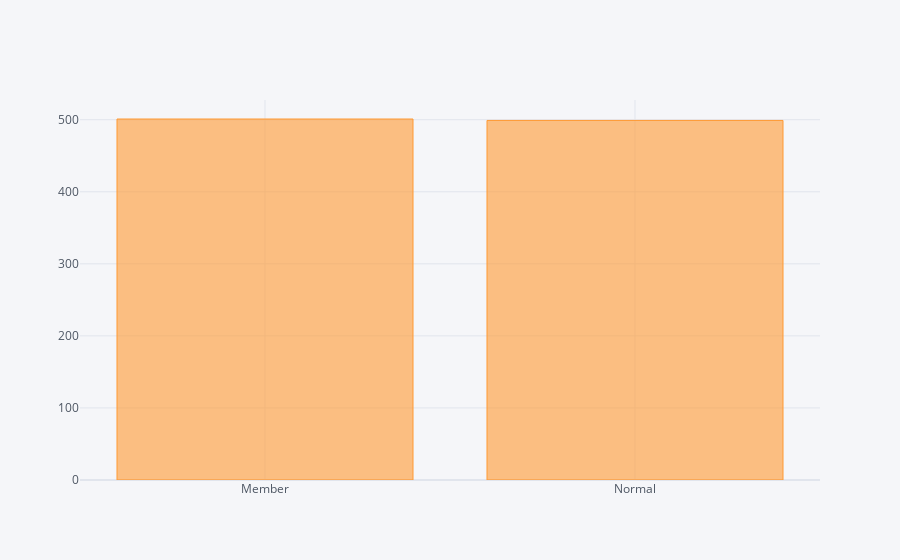

Notebook cell for this chart:
### Code cell
df['Customer type'].value_counts().iplot(kind='bar')

### Figure 1 — Plotly figure (JSON) as saved in the notebook; plotly's stock layout.template omitted (floating-point values rounded to 4 significant figures)
{"data": [{"marker": {"color": "rgba(255, 153, 51, 0.6)", "line": {"color": "rgba(255, 153, 51, 1.0)", "width": 1}}, "name": "Customer type", "orientation": "v", "text": "", "type": "bar", "x": ["Member", "Normal"], "y": [501, 499]}], "layout": {"legend": {"bgcolor": "#F5F6F9", "font": {"color": "#4D5663"}}, "paper_bgcolor": "#F5F6F9", "plot_bgcolor": "#F5F6F9", "title": {"font": {"color": "#4D5663"}}, "xaxis": {"gridcolor": "#E1E5ED", "showgrid": true, "tickfont": {"color": "#4D5663"}, "title": {"font": {"color": "#4D5663"}, "text": ""}, "zerolinecolor": "#E1E5ED"}, "yaxis": {"gridcolor": "#E1E5ED", "showgrid": true, "tickfont": {"color": "#4D5663"}, "title": {"font": {"color": "#4D5663"}, "text": ""}, "zerolinecolor": "#E1E5ED"}}}
